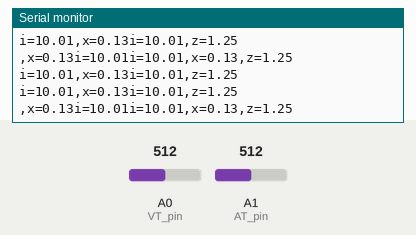
The sketch below on a simulated Arduino Uno, built with avr-gcc and run on an emulated ATmega328P. On the bench: the last lines printed to the serial monitor. The test bench sets the inputs (shaded band); at power-on: A0 (VT_pin) = 512, A1 (AT_pin) = 512.

Above: at 1.2 s.
1.3 s: A0 (VT_pin) set to 716
At 1.46 s:
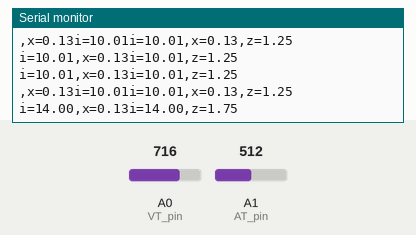
2.8 s: A1 (AT_pin) set to 716
At 5.01 s:
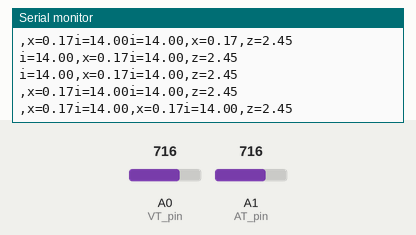
5.8 s: A0 (VT_pin) set to 900
At 5.99 s:
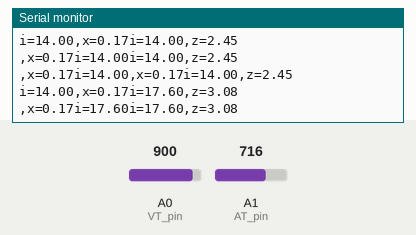
7.3 s: A1 (AT_pin) set to 900
At 7.41 s:
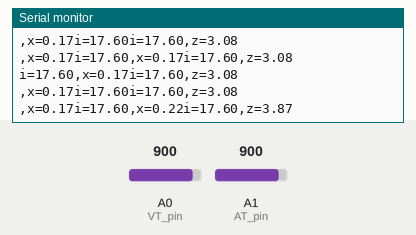
Timing chart, 0 to 10.3 s (numbered marks = the images above; inputs shaded):
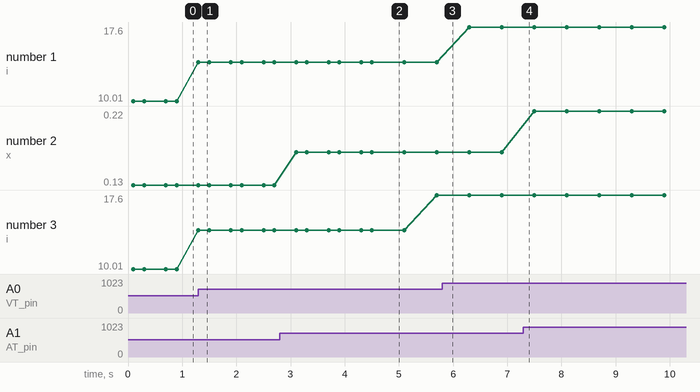

The sketch:

Panel_gosterge.ino
```cpp
#include <Wire.h>
#define VT_pin A0
#define AT_pin A1

unsigned long previousMillis= 0;
const long interval = 100;
int i=0;

unsigned long previousMillis_2 = 0;
const long interval_2 = 150;
int x=0;

unsigned long previousMillis_3 = 0;
const long interval_3 = 200 ;
int z=0;

const int currentPin = A0;
const int voltagePin = A1;
const float referenceVoltage = 5.0;


void setup() {
  Serial.begin(9600);
}

void loop() {
  unsigned long currentMillis = millis();
    double vt_deger = analogRead(VT_pin);
  double at_deger = analogRead(AT_pin);
  double voltaj_kalibre = 4.0;
  double amper_kalibre = 0.05;
  double voltaj = vt_deger * (5.0 / 1023.0) * voltaj_kalibre ;
  double amper = at_deger * (5.0 / 1023.0) * amper_kalibre ;
  double power = voltaj * amper;


  if (currentMillis - previousMillis >= interval) {
    previousMillis = currentMillis;
    Serial.print("i=");
    Serial.print(voltaj);

  }


  if (currentMillis - previousMillis_2 >= interval_2) {
    previousMillis_2 = currentMillis;
     Serial.print(",x=");
  Serial.print(amper);
  }


  if (currentMillis - previousMillis_3 >= interval_3) {
    previousMillis_3 = currentMillis;

  Serial.print(",z=");
  Serial.println(power);
}
}
```

Measured:
- after the input at 1.3 s, the serial monitor: prints a new line at once (image 1)
- after the input at 2.8 s, the serial monitor: prints a new line after 0.05 s (image 2)
- after the input at 5.8 s, the serial monitor: prints a new line after 0.05 s (image 3)
- plotted number 1: 10.01 → 14 after the input at 1.3 s, 14 → 17.6 after the input at 5.8 s
- plotted number 2: 0.13 → 0.17 after the input at 2.8 s, 0.17 → 0.22 after the input at 7.3 s
- plotted number 3: 10.01 → 14 after the input at 1.3 s, 14 → 17.6 after the input at 2.8 s
